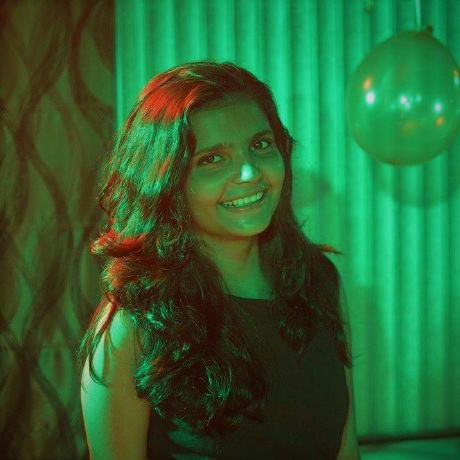
#> input picture Asset/profile.jpg, 460 x 460 px
$ python -i cartoonizer.py   (imports and definitions only)
#> lines starting #> are read from the running program, lines starting #| are printed output that depends on the picture
import cv2

def make_cartoon(file_path):
#> called with file_path = 'Asset/profile.jpg'
	img = cv2.imread(file_path)
#> img is the input picture: shape (460, 460, 3); mean B, G, R 51.2, 100.3, 45.2

	#get edges
	gray = cv2.cvtColor(img, cv2.COLOR_BGR2GRAY)
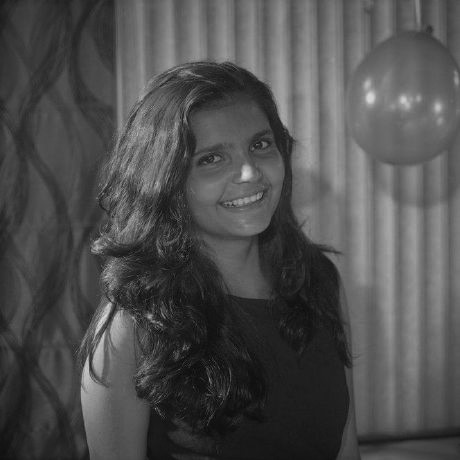
#> gray: shape (460, 460); min 3, max 218, mean 78.2
	gray = cv2.medianBlur(gray, 5)
	edges = cv2.adaptiveThreshold(gray, 255, cv2.ADAPTIVE_THRESH_MEAN_C, cv2.THRESH_BINARY, 9, 9)
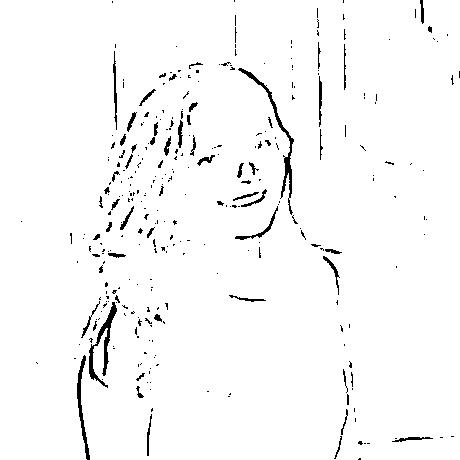
#> edges: shape (460, 460); 97.3% white; black in thin lines or dots
	# color
	color = cv2.bilateralFilter(img, 9, 300, 300)
	# cartoon
	cartoon = cv2.bitwise_and(color, color, mask=edges)
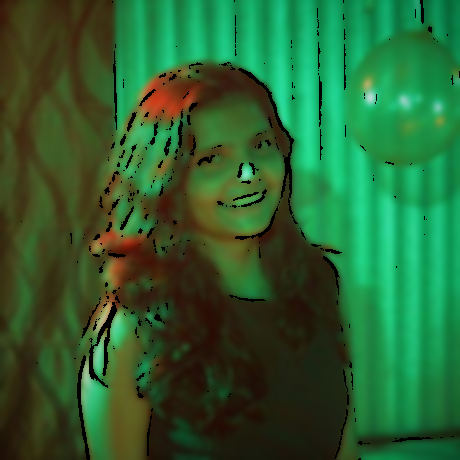
#> cartoon: shape (460, 460, 3); mean B, G, R 50, 97.8, 43.7
	return cartoon


>>> result = make_cartoon('Asset/profile.jpg')
